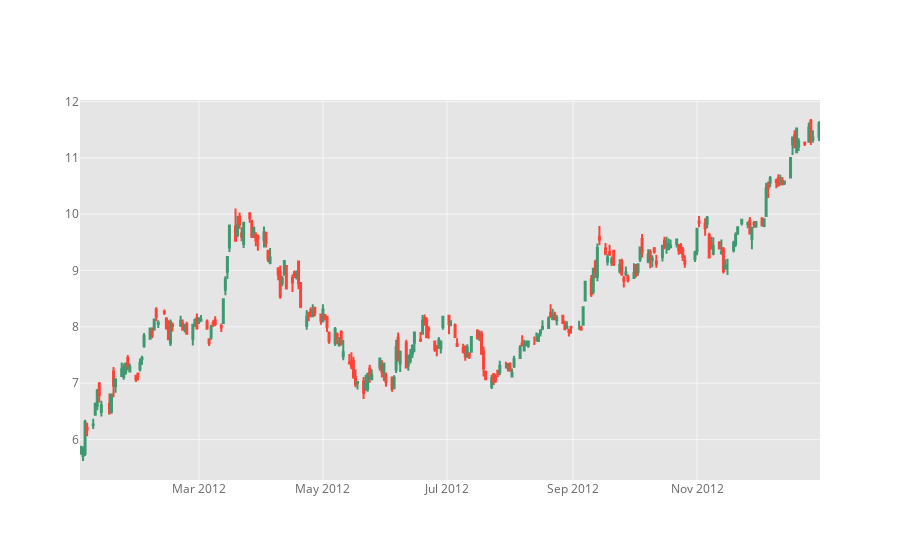

Notebook source saved alongside this figure:
### Code cell
## Creating some technical plots based on cufflinks library

# Plot kind = Candle

BAC[['Open', 'High', 'Low', 'Close']].loc['2012-01-01':'2013-01-01'].iplot(kind='candle')

### Figure 1 — Plotly figure (JSON) as saved in the notebook; plotly's stock layout.template omitted (floating-point values rounded to 4 significant figures; data arrays with more than 128 entries replaced by an {"elided": "..."} marker saying what was removed)
{"data": [{"close": {"elided": "250 float values"}, "high": {"elided": "250 float values"}, "low": {"elided": "250 float values"}, "open": {"elided": "250 float values"}, "showlegend": false, "type": "candlestick", "uid": "1b9267a0-f749-418f-91c4-d9429d1e0b3c", "x": {"elided": "250 str values"}, "yaxis": "y2"}], "layout": {"legend": {"bgcolor": "#FFFFFF", "font": {"color": "#666666"}}, "paper_bgcolor": "#FFFFFF", "plot_bgcolor": "#E5E5E5", "title": {"font": {"color": "#151516"}}, "xaxis": {"gridcolor": "#F6F6F6", "rangeslider": {"visible": false}, "showgrid": true, "tickfont": {"color": "#666666"}, "title": {"font": {"color": "#666666"}, "text": ""}, "zerolinecolor": "#F6F6F6"}, "yaxis": {"gridcolor": "#F6F6F6", "showgrid": true, "showticklabels": false, "tickfont": {"color": "#666666"}, "title": {"font": {"color": "#666666"}, "text": ""}, "zerolinecolor": "#F6F6F6"}, "yaxis2": {"gridcolor": "#F6F6F6", "showgrid": true, "tickfont": {"color": "#666666"}, "title": {"font": {"color": "#666666"}, "text": ""}, "zerolinecolor": "#F6F6F6"}}}
